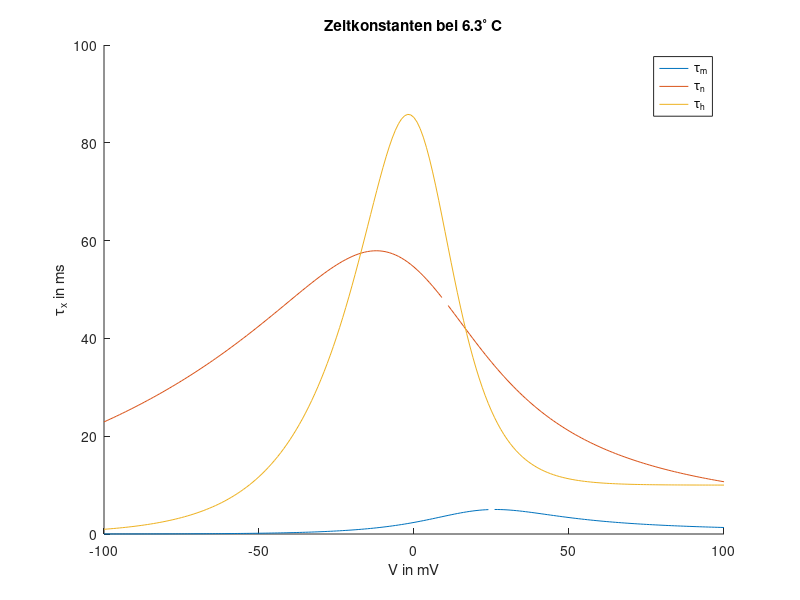
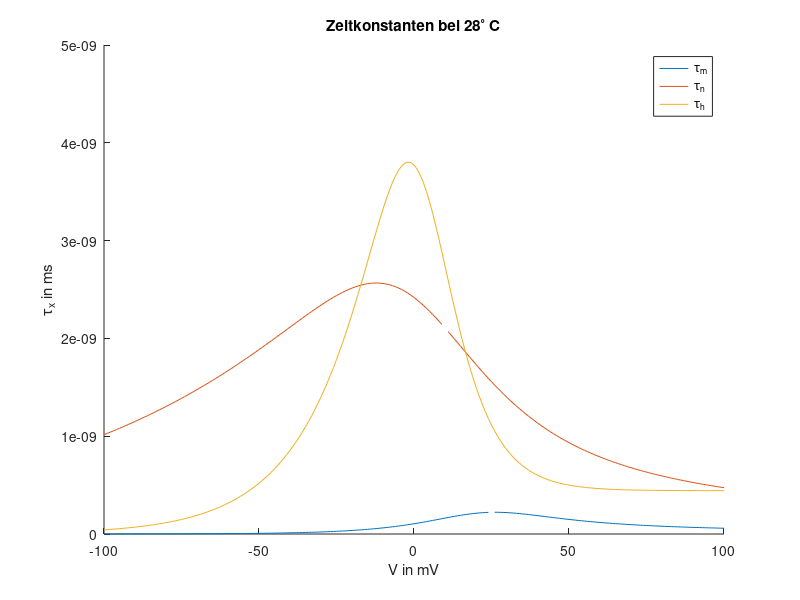
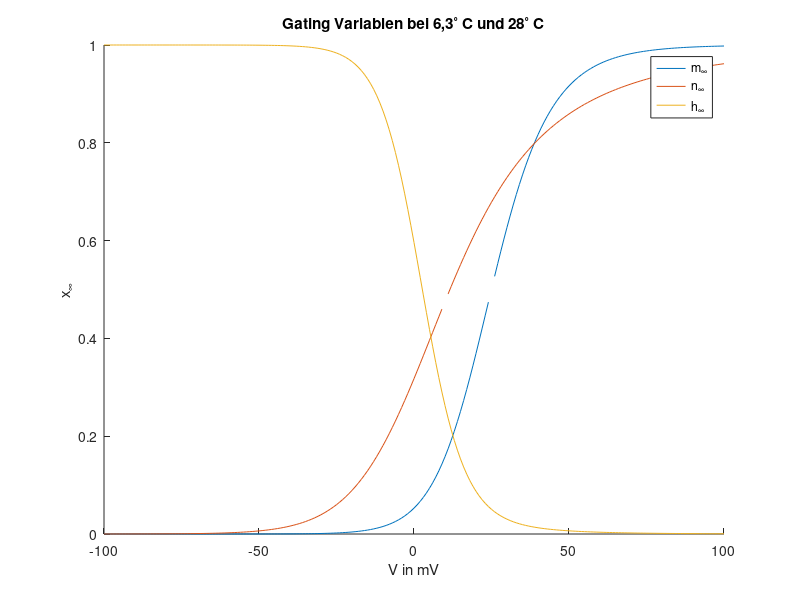

These charts were generated, in order, by the following MATLAB code:
am = @(V) (2.5 - 0.1*V) ./ (exp(2.5 - 0.1*V) - 1);
an = @(V) (0.1 - 0.01*V) ./ (exp(1 - 0.1*V) - 1 );
ah = @(V) 0.07 * exp(-V/20);

bm = @(V) 4 * exp(-V/18);
bn = @(V) 0.125 * exp(-V/80);
bh = @(V) 1 ./ (exp(3-0.1*V) + 1);

tau = @(a,b,k) 1 ./((a + b)*k);
x_steady = @(a,b) a ./ (a+b);
k = @(T) 3 ^ (T-6.3)/10;

V = (-100:100);

T = 6.3;

tm = tau(am(V),bm(V),k(T));
tn = tau(an(V),bn(V),k(T));
th = tau(ah(V),bh(V),k(T));

close all;

figure;
hold all;
plot(V,tm);
plot(V,tn);
plot(V,th);
legend('\tau_m','\tau_n','\tau_h')
xlabel('V in mV')
ylabel('\tau_x in ms')
title('Zeitkonstanten bei 6.3^\circ C')

T = 28;

tm = tau(am(V),bm(V),k(T));
tn = tau(an(V),bn(V),k(T));
th = tau(ah(V),bh(V),k(T));

figure;
hold all;
plot(V,tm);
plot(V,tn);
plot(V,th);
legend('\tau_m','\tau_n','\tau_h')
xlabel('V in mV')
ylabel('\tau_x in ms')
title('Zeitkonstanten bei 28^\circ C')

m_steady = x_steady(am(V),bm(V));
n_steady = x_steady(an(V),bn(V));
h_steady = x_steady(ah(V),bh(V));

figure;
hold all;
plot(V,m_steady);
plot(V,n_steady);
plot(V,h_steady);
legend('m_\infty','n_\infty','h_\infty')
xlabel('V in mV')
ylabel('x_\infty')
title('Gating Variablen bei 6,3^\circ C und 28^\circ C')
